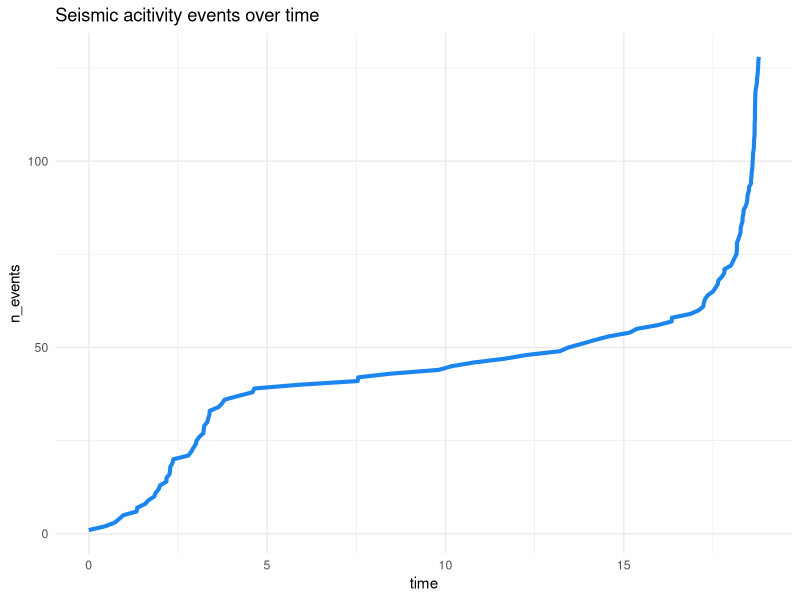

This chart was generated by the following R code: (Note: this script raises an error after producing the figure.)
library(tidyverse)
library(nloptr)
library(caret)
library(randomForest)

mining <- read_csv("MiningTraining2016.csv", col_names = c("time", "collapse")) %>%
  mutate(time = time / 60000000,
         n_events = seq(1, n(), 1))

theme_set(
  theme_minimal()
)

mining %>%
  ggplot(aes(time, n_events)) +
  geom_line(size = 1.4, colour = "dodgerblue2") +
  ggtitle("Seismic acitivity events over time")

#parameter estimation
dt <- 0.05

w <- 10 # experiment with window width to estimate intensity

n <- 50 # experiment with number of observations of intensity in the model

t0 <- ((n + w) * dt) # earliest time when regression can be fitted

i0 <- (findInterval(t0, signal_track$current_time) + 1) # earliest event number 

current_time <- mining$time[i0]

t_grid <- seq(current_time - t0 + dt, current_time, by = dt) # grid at t0

head(t_grid)

events_grid <- findInterval(t_grid, mining$time)

events_grid

N <- length(t_grid)

intensity <- events_grid[(w+1):N] - events_grid[1:(N-w)]

intensity <- intensity / (dt*w) # events per minute

time_grid <- t_grid[(N-n+1):N] # timeGrid contains t_i, i=1,...n

# Use pmax(x, 0.1) to avoid log(0)
log_intensity <- log(pmax(intensity, 0.1))

regression <- function(tc, logRate, regressionTimes, returnError){
  # tc - time of collapse
  # logRate - logarithm of intensity calculated at times t_i, i= 1,...,n
  # regressionTimes - sequence (tc-t_i), i= 1,...,n
  # returnError - logical flag, TRUE if function is used in a minimization procedure; then it returns mean-squared residual
  #               if FALSE return coefficient p, the slope, of the model    
  
  logregressionTimes <- log(tc-regressionTimes)
  linModel <- lm(logRate ~ logregressionTimes)
  if(returnError){ #if we use this function in a minimization procedure
    err <- sqrt(mean(linModel$residuals^2))
    res <- err    
  }
  else{ #we will need the p coefficient after minimization
    p <- linModel$coefficients[2]
    names(p) <- NULL
    res <- p
  }
  return(res)
}

res <- nloptr(x0= current_time+1, 
              eval_f=regression, 
              lb=current_time+0.1, 
              ub=current_time+10, 
              opts=list("algorithm"="NLOPT_LN_COBYLA", "xtol_rel" = 1e-04),
              logRate=log_intensity,
              regressionTimes=time_grid, returnError=TRUE)

tc <- res$solution

p <- regression(res$solution, log_intensity, time_grid, FALSE)

tc_collect <- function(record){
  current_time <- mining$time[record]
  
  t_grid <- seq(current_time - t0 + dt, current_time, by = dt) # grid at t0
  
  events_grid <- findInterval(t_grid, mining$time)
  
  N <- length(t_grid)
  
  intensity <- events_grid[(w+1):N] - events_grid[1:(N-w)]
  
  intensity <- intensity / (dt*w) # events per minute
  
  time_grid <- t_grid[(N-n+1):N] # timeGrid contains t_i, i=1,...n
  
  # Use pmax(x, 0.1) to avoid log(0)
  log_intensity <- log(pmax(intensity, 0.1))
  
  res <- nloptr(x0= current_time+1, 
                eval_f=regression, 
                lb=current_time+0.1, 
                ub=current_time+10, 
                opts=list("algorithm"="NLOPT_LN_COBYLA", "xtol_rel" = 1e-04),
                logRate=log_intensity,
                regressionTimes=time_grid, returnError=TRUE)
  
  tc <- res$solution
  
  p <- regression(res$solution, log_intensity, time_grid, FALSE)
  
  time_to_shock <- tc - current_time
  
  params <- list(tc = tc, p = p, intensity = tail(intensity, 1))
  
  return(params)
}

results_table <- map_df(25:nrow(mining), function(x) tc_collect(record = x)) %>%
  mutate(current_time = mining$time[25:nrow(mining)],
         time_to_shock = tc - current_time)

results_table <- results_table %>%
  mutate(alert_time = c(map(103:1, function(x) max(results_table$current_time) - 
                              results_table$current_time[nrow(results_table) - x]) %>% 
                          as.numeric(), 0),
         collapse = ifelse(alert_time < 2, 1, 0)) %>%
  select(p, intensity, time_to_shock, collapse)

collapse_glm <- glm(collapse ~., data = results_table)

glm_pred <- ifelse(collapse_glm$fitted.values > .4, 1, 0)

#88% accuracy
confusionMatrix(glm_pred, results_table$collapse)

set.seed(1017)
collapse_forest <- randomForest(as.factor(collapse) ~., data = results_table)

forest_pred <- predict(collapse_forest, type = "response")

#94% accuracy
confusionMatrix(forest_pred, results_table$collapse, positive = "1")

mining %>%
  slice(25:128) %>%
  mutate(fores_pred = forest_pred) %>%
  ggplot(aes(time, n_events, colour = forest_pred)) +
  geom_point() +
  ggtitle("Send message after 3-5 positive signals in a row to avoid false alarm")


#saving objects for stream
save(collapse_forest, file = "collapse_random_forest.rda")
save(regression, file = "optimized_regression.rda")
